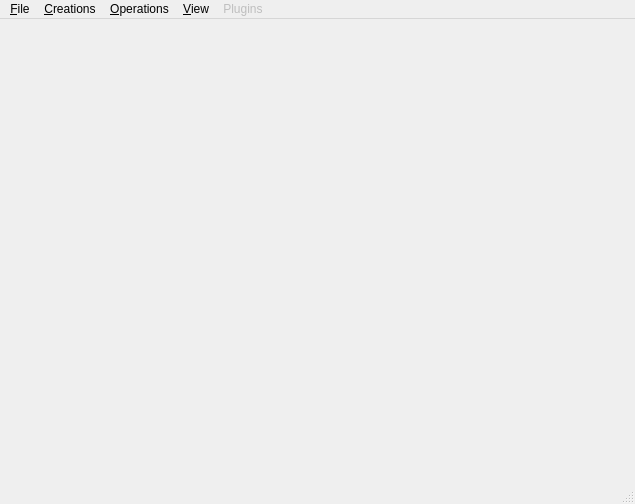
<?xml version="1.0" encoding="UTF-8"?>
<ui version="4.0">
 <class>MainWindow</class>
 <widget class="QMainWindow" name="MainWindow">
  <property name="geometry">
   <rect>
    <x>0</x>
    <y>0</y>
    <width>635</width>
    <height>504</height>
   </rect>
  </property>
  <property name="windowTitle">
   <string>CGAL 3D Linear Cell Complex</string>
  </property>
  <property name="windowIcon">
   <iconset>
    <normaloff>:/cgal/logos/cgal_icon</normaloff>:/cgal/logos/cgal_icon</iconset>
  </property>
  <widget class="QWidget" name="centralwidget">
   <layout class="QVBoxLayout">
    <item>
     <layout class="QHBoxLayout"/>
    </item>
    <item>
     <widget class="Viewer" name="viewer" native="true"/>
    </item>
   </layout>
  </widget>
  <widget class="QMenuBar" name="menubar">
   <property name="geometry">
    <rect>
     <x>0</x>
     <y>0</y>
     <width>635</width>
     <height>25</height>
    </rect>
   </property>
   <widget class="QMenu" name="menuFile">
    <property name="title">
     <string>&amp;File</string>
    </property>
    <addaction name="actionLoad"/>
    <addaction name="actionSave"/>
    <addaction name="separator"/>
    <addaction name="actionImportOFF"/>
    <addaction name="actionImportMoka"/>
    <addaction name="separator"/>
    <addaction name="actionImport3DTDS"/>
    <addaction name="actionCompute_Voronoi_3D"/>
    <addaction name="separator"/>
    <addaction name="actionClear"/>
    <addaction name="separator"/>
    <addaction name="actionQuit"/>
   </widget>
   <widget class="QMenu" name="menuOperations">
    <property name="title">
     <string>&amp;Operations</string>
    </property>
    <addaction name="actionInsert_center_vertices"/>
    <addaction name="actionTriangulate_all_facets"/>
    <addaction name="actionMerge_coplanar_faces"/>
    <addaction name="actionMerge_all_volumes"/>
    <addaction name="actionRemove_filled_volumes"/>
    <addaction name="separator"/>
    <addaction name="actionSew3_same_facets"/>
    <addaction name="actionUnsew3_all"/>
    <addaction name="separator"/>
    <addaction name="actionInsideOut"/>
    <addaction name="separator"/>
    <addaction name="actionSubdivide"/>
    <addaction name="actionSubdivide_pqq"/>
    <addaction name="actionClose_volume"/>
    <addaction name="actionDual_3"/>
   </widget>
   <widget class="QMenu" name="menuCreations">
    <property name="title">
     <string>&amp;Creations</string>
    </property>
    <addaction name="actionCreate_cube"/>
    <addaction name="actionCreate3Cubes"/>
    <addaction name="actionCreate2Volumes"/>
    <addaction name="actionCreate_mesh"/>
    <addaction name="actionCreate_Menger_Sponge"/>
    <addaction name="separator"/>
    <addaction name="actionCreate_Sierpinski_Carpet"/>
    <addaction name="actionCreate_Sierpinski_Triangle"/>
   </widget>
   <widget class="QMenu" name="menuView">
    <property name="title">
     <string>&amp;View</string>
    </property>
    <addaction name="separator"/>
    <addaction name="actionExtend_filled_volumes"/>
    <addaction name="actionExtend_hidden_volumes"/>
    <addaction name="separator"/>
    <addaction name="actionRefresh_Scene"/>
   </widget>
   <widget class="QMenu" name="menuPlugins">
    <property name="enabled">
     <bool>false</bool>
    </property>
    <property name="title">
     <string>Plugins</string>
    </property>
   </widget>
   <addaction name="menuFile"/>
   <addaction name="menuCreations"/>
   <addaction name="menuOperations"/>
   <addaction name="menuView"/>
   <addaction name="menuPlugins"/>
  </widget>
  <widget class="QStatusBar" name="statusbar"/>
  <action name="actionImportOFF">
   <property name="text">
    <string>&amp;Import OFF</string>
   </property>
  </action>
  <action name="actionQuit">
   <property name="text">
    <string>&amp;Quit</string>
   </property>
  </action>
  <action name="actionSubdivide">
   <property name="text">
    <string>&amp;Subdivide all volumes</string>
   </property>
  </action>
  <action name="actionSubdivide_pqq">
   <property name="text">
    <string>&amp;Subdivide all volumes - by Pqq</string>
   </property>
  </action>
  <action name="actionCreate3Cubes">
   <property name="text">
    <string>Create &amp;3 cubes</string>
   </property>
  </action>
  <action name="actionImport3DTDS">
   <property name="text">
    <string>Import 3D&amp;TS</string>
   </property>
  </action>
  <action name="actionClear">
   <property name="text">
    <string>&amp;Clear</string>
   </property>
  </action>
  <action name="actionCreate2Volumes">
   <property name="text">
    <string>Create &amp;2 volumes</string>
   </property>
  </action>
  <action name="actionDual_3">
   <property name="text">
    <string>&amp;Dual</string>
   </property>
  </action>
  <action name="actionClose_volume">
   <property name="text">
    <string>&amp;Close all volumes</string>
   </property>
  </action>
  <action name="actionCreate_cube">
   <property name="text">
    <string>Create &amp;cube</string>
   </property>
  </action>
  <action name="actionSew3_same_facets">
   <property name="text">
    <string>S&amp;ew3 all same facets</string>
   </property>
  </action>
  <action name="actionCreate_mesh">
   <property name="text">
    <string>Create &amp;mesh</string>
   </property>
  </action>
  <action name="actionCreate_Menger_Sponge">
   <property name="text">
    <string>Create Menger Sponge</string>
   </property>
  </action>
  <action name="actionRemove_filled_volumes">
   <property name="text">
    <string>&amp;Remove volumes</string>
   </property>
  </action>
  <action name="actionTriangulate_all_facets">
   <property name="text">
    <string>&amp;Triangulate facets</string>
   </property>
  </action>
  <action name="actionUnsew3_all">
   <property name="text">
    <string>&amp;Unsew3 volumes</string>
   </property>
  </action>
  <action name="actionInsideOut">
   <property name="text">
    <string>Reverse &amp;orientation</string>
   </property>
  </action>
  <action name="actionVolume_list">
   <property name="checkable">
    <bool>true</bool>
   </property>
   <property name="text">
    <string>Volume list</string>
   </property>
  </action>
  <action name="actionExtend_filled_volumes">
   <property name="text">
    <string>Extend &amp;filled volumes</string>
   </property>
  </action>
  <action name="actionExtend_hidden_volumes">
   <property name="text">
    <string>Extend &amp;hidden volumes</string>
   </property>
  </action>
  <action name="actionCompute_Voronoi_3D">
   <property name="text">
    <string>Compute Voronoi 3D</string>
   </property>
  </action>
  <action name="actionMerge_all_volumes">
   <property name="text">
    <string>&amp;Merge volumes</string>
   </property>
  </action>
  <action name="actionCreate_Sierpinski_Carpet">
   <property name="text">
    <string>Create Sierpinski Carpet</string>
   </property>
  </action>
  <action name="actionCreate_Sierpinski_Triangle">
   <property name="text">
    <string>Create Sierpinski Triangle</string>
   </property>
  </action>
  <action name="actionLoad">
   <property name="text">
    <string>&amp;Load</string>
   </property>
  </action>
  <action name="actionSave">
   <property name="text">
    <string>&amp;Save</string>
   </property>
  </action>
  <action name="actionImportMoka">
   <property name="text">
    <string>Import Moka</string>
   </property>
  </action>
  <action name="actionMerge_coplanar_faces">
   <property name="text">
    <string>Merge coplanar faces</string>
   </property>
  </action>
  <action name="actionInsert_center_vertices">
   <property name="text">
    <string>Insert center vertices in faces</string>
   </property>
  </action>
 </widget>
 <customwidgets>
  <customwidget>
   <class>Viewer</class>
   <extends>QWidget</extends>
   <header>Viewer.h</header>
  </customwidget>
 </customwidgets>
 <resources/>
 <connections/>
</ui>
